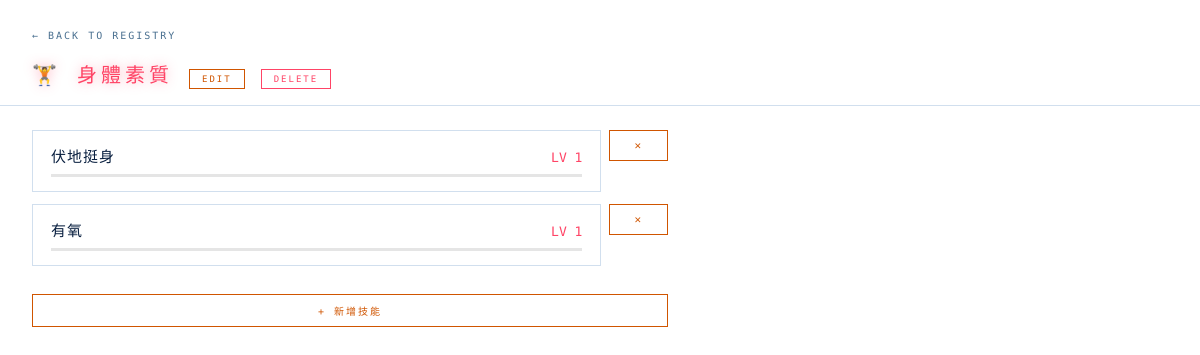
/category/3, run on an earlier commit of the app's database.
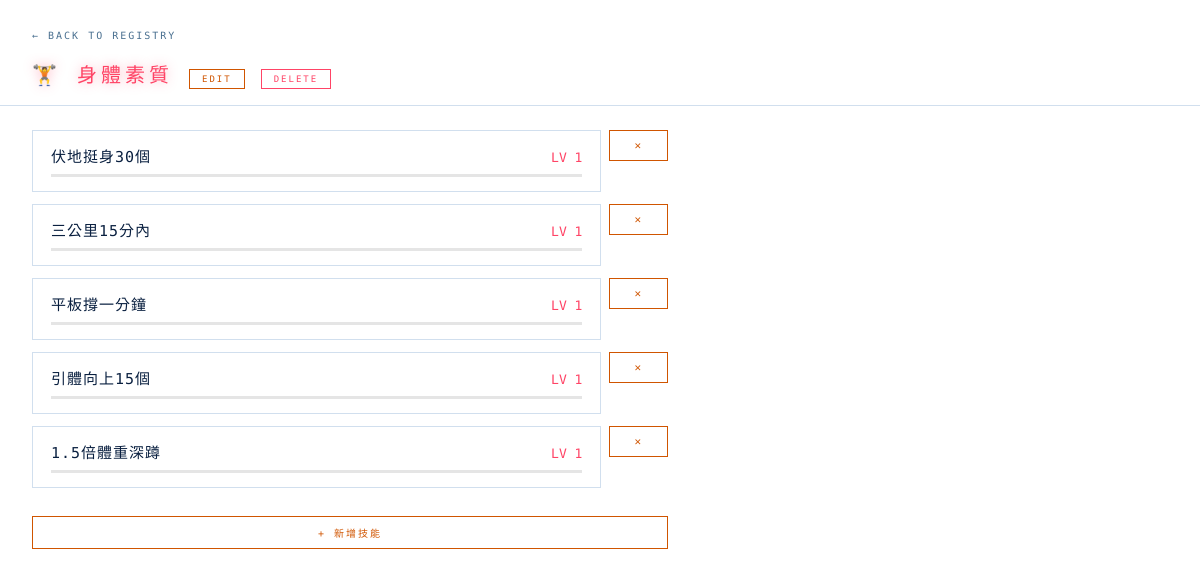
And on a later commit of the database.
### tables this page shows
CREATE TABLE categories (
            id         INTEGER PRIMARY KEY,
            name       TEXT NOT NULL,
            emoji      TEXT,
            color      TEXT,
            created_at DATETIME DEFAULT CURRENT_TIMESTAMP
        );

CREATE TABLE skills (
            id          INTEGER PRIMARY KEY,
            category_id INTEGER REFERENCES categories(id),
            parent_id   INTEGER REFERENCES skills(id),
            name        TEXT NOT NULL,
            description TEXT,
            created_at  DATETIME DEFAULT CURRENT_TIMESTAMP
        );

### app.py (the view)
@app.route("/category/<int:cat_id>")
def category(cat_id):
    cats = get_all_categories()
    cat = next((c for c in cats if c["id"] == cat_id), None)
    if not cat:
        return "Not found", 404
    return render_template("category.html",
                           category=cat,
                           skills=get_skills_by_category(cat_id))

### db.py (called while the page is built)
def get_db():
    conn = sqlite3.connect(DB_PATH)
    conn.row_factory = sqlite3.Row
    return conn

def xp_for_next_level(n):
    return int(100 * (n ** 1.5))

def calc_level(total_xp):
    level = 1
    accumulated = 0
    while level < 20:
        needed = xp_for_next_level(level)
        if accumulated + needed > total_xp:
            break
        accumulated += needed
        level += 1
    if level >= 20:
        return (20, 0, 0)
    current = total_xp - accumulated
    to_next = xp_for_next_level(level)
    return (level, current, to_next)

def get_skill_xp(skill_id):
    with get_db() as conn:
        row = conn.execute(
            "SELECT COALESCE(SUM(xp), 0) as total FROM xp_logs WHERE skill_id = ?",
            (skill_id,)
        ).fetchone()
        return row["total"]

def get_all_categories():
    with get_db() as conn:
        cats = conn.execute("SELECT * FROM categories ORDER BY id").fetchall()
    result = []
    for cat in cats:
        with get_db() as conn:
            skill_ids = conn.execute(
                "SELECT id FROM skills WHERE category_id = ?", (cat["id"],)
            ).fetchall()
        levels = [calc_level(get_skill_xp(s["id"]))[0] for s in skill_ids]
        avg = round(sum(levels) / len(levels), 1) if levels else 0
        result.append({
            "id": cat["id"],
            "name": cat["name"],
            "emoji": cat["emoji"],
            "color": cat["color"],
            "avg_level": avg,
            "skill_count": len(skill_ids),
        })
    return result

def get_skills_by_category(category_id):
    with get_db() as conn:
        skills = conn.execute(
            "SELECT * FROM skills WHERE category_id = ? ORDER BY parent_id NULLS FIRST, id",
            (category_id,)
        ).fetchall()
    result = []
    for s in skills:
        total_xp = get_skill_xp(s["id"])
        lv, current, to_next = calc_level(total_xp)
        result.append({
            "id": s["id"],
            "name": s["name"],
            "description": s["description"],
            "parent_id": s["parent_id"],
            "level": lv,
            "total_xp": total_xp,
            "current_xp": current,
            "xp_to_next": to_next,
            "progress_pct": round(current / to_next * 100, 1) if to_next > 0 else 100,
        })
    return result

### templates/category.html (shortened to what this page needs)
<!DOCTYPE html>
<html lang="zh-TW">
<head>
  <link rel="stylesheet" href="/static/style.css">
</head>
<body>
<div class="screen">
  <div class="page-header">
    <a class="back-link" href="/">← BACK TO REGISTRY</a>
    <div style="display:flex; align-items:baseline; gap:16px; margin-top:8px;">
      <div class="page-title" style="color: {{ category.color }}; text-shadow: 0 0 12px {{ category.color }}66;">
        {{ category.emoji }} {{ category.name }}
      </div>
      <button class="btn" style="font-size:9px; padding:4px 12px;" onclick="document.getElementById('cat-edit-form').style.display='block'; this.style.display='none'">EDIT</button>
      <form method="POST" action="/category/{{ category.id }}/delete" style="display:inline;" onsubmit="return confirm('確定刪除「{{ category.name }}」及底下所有技能？')">
        <button class="btn" type="submit" style="font-size:9px; padding:4px 12px; border-color:#ff4466; color:#ff4466;">DELETE</button>
      </form>
    </div>
  </div>
  <div class="skills-list">
    {% for skill in skills %}
    <div class="skill-card-wrap {% if skill.parent_id %}child{% endif %}">
      <a class="skill-card"
         href="/skill/{{ skill.id }}"
         style="--bar-color: {{ category.color }}">
        <div class="skill-card-header">
          <span class="skill-card-name">{{ skill.name }}</span>
          <span class="skill-card-level" style="color: {{ category.color }}">LV {{ skill.level }}</span>
        </div>
        <div class="xp-bar-bg">
        </div>
      </a>
      <form method="POST" action="/skill/{{ skill.id }}/delete"
            onsubmit="return confirm('確定刪除「{{ skill.name }}」及其所有子技能？')">
        <button class="btn skill-del-btn" type="submit">✕</button>
      </form>
    </div>
    {% else %}
    <div style="color: var(--text-dim); font-size: 11px; letter-spacing: 2px;">NO SKILLS YET</div>
    {% endfor %}
    <button class="btn" style="margin-top:16px; font-size:10px;"
            onclick="document.getElementById('add-skill-form').style.display='block'; this.style.display='none'">
      + 新增技能
    </button>
  </div>
</div>
</body>
</html>

### static/style.css (style rules this page uses)
*, *::before, *::after { box-sizing: border-box; margin: 0; padding: 0; }
:root { --bg: #ceeef8; --bg2: rgba(255,255,255,0.72); --border: rgba(0,80,160,0.18); --text: #0a2040; --text-dim: #4a7090; --accent: #d05500; }
body { background: url('/static/img/bg_dragonball.png') center center / cover no-repeat fixed; color: var(--text); font-family: 'Share Tech Mono', 'Courier New', monospace; min-height: 100vh; overflow-x: hidden; }
body::before { display: none; }
.screen { position: relative; z-index: 1; }
.page-header { padding: 24px 32px 16px; border-bottom: 1px solid var(--border); background: rgba(255,255,255,0.45); backdrop-filter: blur(8px); }
.back-link { font-size: 10px; letter-spacing: 2px; color: var(--text-dim); text-decoration: none; text-transform: uppercase; }
.page-title { font-size: 20px; letter-spacing: 4px; text-transform: uppercase; margin-top: 8px; color: var(--accent); text-shadow: 0 0 10px rgba(200,80,0,0.25); }
.skills-list { padding: 24px 32px; display: flex; flex-direction: column; gap: 12px; max-width: 700px; }
.skill-card-wrap { display: flex; align-items: stretch; gap: 8px; }
.skill-card-wrap .skill-card { flex: 1; }
.skill-del-btn { border-color: #ff4466; color: #ff4466; padding: 4px 10px; font-size: 12px; align-self: stretch; }
.skill-card { background: var(--bg2); backdrop-filter: blur(6px); border: 1px solid var(--border); padding: 14px 18px; text-decoration: none; color: inherit; display: block; transition: border-color 0.15s, box-shadow 0.15s; }
.skill-card-header { display: flex; justify-content: space-between; align-items: baseline; margin-bottom: 8px; }
.skill-card-name { font-size: 15px; letter-spacing: 1px; }
.skill-card-level { font-size: 13px; color: var(--accent); }
.xp-bar-bg { height: 3px; background: rgba(0,0,0,0.1); width: 100%; }
.btn { background: transparent; border: 1px solid var(--accent); color: var(--accent); padding: 8px 24px; font-family: inherit; font-size: 11px; letter-spacing: 2px; text-transform: uppercase; cursor: pointer; transition: background 0.15s; }

What changed in the data, as far as the page shows it:
changed skills: name "伏地挺身" → "伏地挺身30個"
changed skills: name "有氧" → "三公里15分內"
added skills: name "平板撐一分鐘", level "1"
added skills: name "引體向上15個", level "1"
added skills: name "1.5倍體重深蹲", level "1"
